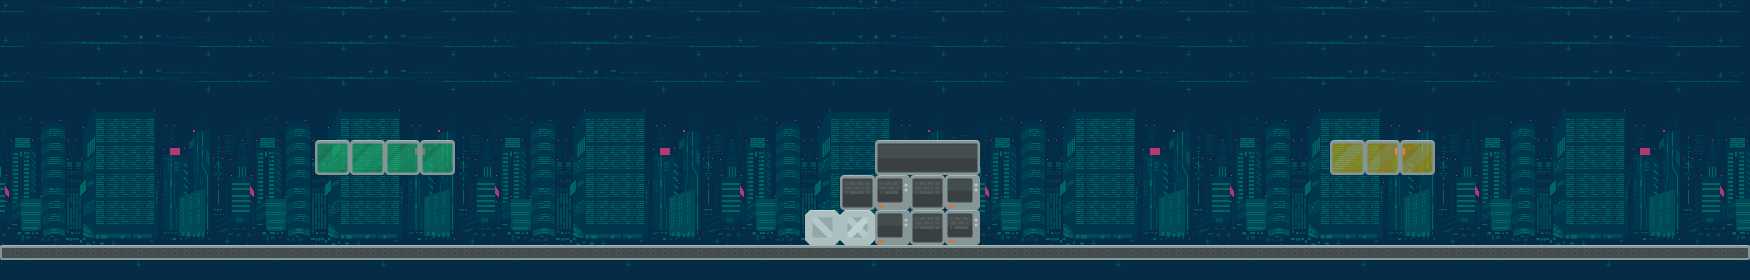

A 2D game scene composited from a Tiled map and its tileset images. What follows is a short description and the map's XML, with each tile layer's data collapsed to a summary:
An orthogonal 50x8 tile map with 35x35 px tiles, 2 tile layers (background, main), 2 tilesets and 13 objects.

<map version="1.0" tiledversion="1.1.4" orientation="orthogonal" renderorder="right-down" width="50" height="8" tilewidth="35" tileheight="35" infinite="0" nextobjectid="37">
 <tileset firstgid="1" name="industrial" tilewidth="35" tileheight="35" tilecount="112" columns="14">
  <image source="..\textures\industrial.png" width="490" height="280" />
 </tileset>
 <tileset firstgid="113" name="far-buildings" tilewidth="35" tileheight="35" tilecount="35" columns="7">
  <image source="..\textures\far-buildings.png" width="256" height="192" />
 </tileset>
 <layer name="background" width="50" height="8">
  <data>[400 cells, 400 non-empty, 35 distinct tile ids]</data>
 </layer>
 <layer name="main" width="50" height="8">
  <data>[400 cells, 69 non-empty, 13 distinct tile ids]</data>
 </layer>
 <objectgroup name="collision">
  <object id="5" x="0" y="245" width="1750" height="35" />
  <object id="8" x="315" y="140" width="140" height="35" />
  <object id="10" x="1330" y="140" width="105" height="35" />
  <object id="11" x="875" y="140" width="105" height="35" />
  <object id="12" x="840" y="175" width="140" height="35" />
  <object id="14" x="805" y="210" width="175" height="35" />
  <object id="28" x="0" y="0" width="0.333333" height="245" />
  <object id="30" x="1749.67" y="0" width="0.333333" height="245" />
 </objectgroup>
 <objectgroup name="objects">
  <object id="22" x="393.333" y="124">
   <properties>
    <property name="type" value="enemy" />
   </properties>
  </object>
  <object id="24" x="1378" y="124">
   <properties>
    <property name="type" value="enemy" />
   </properties>
  </object>
  <object id="27" x="926" y="122">
   <properties>
    <property name="type" value="enemy" />
   </properties>
  </object>
  <object id="31" x="100" y="100">
   <properties>
    <property name="type" value="player" />
   </properties>
  </object>
  <object id="36" x="1748.33" y="0" width="0.333333" height="245">
   <properties>
    <property name="type" value="levelEnd" />
   </properties>
  </object>
 </objectgroup>
</map>
